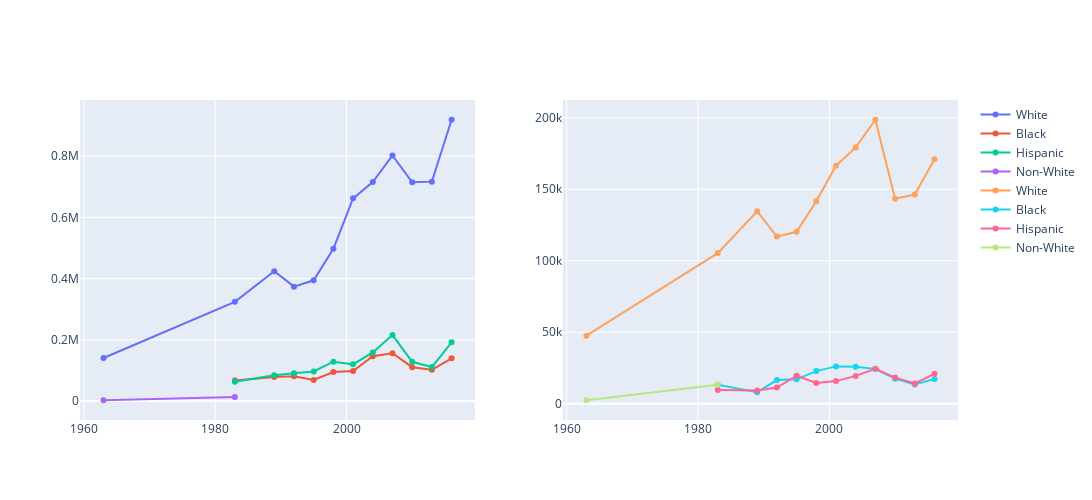

The code cell stored with this chart in its notebook:
### Code cell
fig = make_subplots(rows=1, cols=2)

fig.update_layout(
    autosize=False,
    width=1200,
    height=500,
)

fig.add_trace(go.Scatter(x=race_wealth_white[race_wealth_white['type']=='Median']['year'], y = race_wealth_white[race_wealth_white['type']=='Average']['wealth_family'], name = "White"), row=1,col=1)
fig.add_trace(go.Scatter(x=race_wealth_black[race_wealth_black['type']=='Median']['year'], y = race_wealth_black[race_wealth_black['type']=='Average']['wealth_family'], name = "Black"), row=1,col=1)
fig.add_trace(go.Scatter(x=race_wealth_hispanic[race_wealth_hispanic['type']=='Median']['year'], y = race_wealth_hispanic[race_wealth_hispanic['type']=='Average']['wealth_family'], name = "Hispanic"), row=1,col=1)
fig.add_trace(go.Scatter(x=race_wealth_non_white[race_wealth_non_white['type']=='Median']['year'], y = race_wealth_non_white[race_wealth_non_white['type']=='Median']['wealth_family'], name = "Non-White"), row=1,col=1)


fig.add_trace(go.Scatter(x=race_wealth_white[race_wealth_white['type']=='Median']['year'], y = race_wealth_white[race_wealth_white['type']=='Median']['wealth_family'], name = "White"), row=1,col=2)
fig.add_trace(go.Scatter(x=race_wealth_black[race_wealth_black['type']=='Median']['year'], y = race_wealth_black[race_wealth_black['type']=='Median']['wealth_family'], name = "Black"), row=1,col=2)
fig.add_trace(go.Scatter(x=race_wealth_hispanic[race_wealth_hispanic['type']=='Median']['year'], y = race_wealth_hispanic[race_wealth_hispanic['type']=='Median']['wealth_family'], name = "Hispanic"), row=1,col=2)
fig.add_trace(go.Scatter(x=race_wealth_non_white[race_wealth_non_white['type']=='Median']['year'], y = race_wealth_non_white[race_wealth_non_white['type']=='Median']['wealth_family'], name = "Non-White"), row=1,col=2)


fig.show()

### Figure 1 — Plotly figure (JSON) as saved in the notebook; plotly's stock layout.template omitted (floating-point values rounded to 4 significant figures)
{"data": [{"name": "White", "type": "scatter", "x": [1963, 1983, 1989, 1992, 1995, 1998, 2001, 2004, 2007, 2010, 2013, 2016], "xaxis": "x", "y": [140600.0, 324100.0, 424100.0, 373800.0, 394500.0, 497600.0, 662300.0, 715500.0, 802500.0, 715100.0, 717100.0, 919300.0], "yaxis": "y"}, {"name": "Black", "type": "scatter", "x": [1983, 1989, 1992, 1995, 1998, 2001, 2004, 2007, 2010, 2013, 2016], "xaxis": "x", "y": [67270.0, 78090.0, 80780.0, 68910.0, 94970.0, 97930.0, 146100.0, 156300.0, 110600.0, 102106, 139500.0], "yaxis": "y"}, {"name": "Hispanic", "type": "scatter", "x": [1983, 1989, 1992, 1995, 1998, 2001, 2004, 2007, 2010, 2013, 2016], "xaxis": "x", "y": [62560.0, 84400.0, 90750.0, 96490.0, 128500.0, 119900.0, 158700.0, 215534, 128000.0, 111200.0, 191700.0], "yaxis": "y"}, {"name": "Non-White", "type": "scatter", "x": [1963, 1983], "xaxis": "x", "y": [2467.0, 13320.0], "yaxis": "y"}, {"name": "White", "type": "scatter", "x": [1963, 1983, 1989, 1992, 1995, 1998, 2001, 2004, 2007, 2010, 2013, 2016], "xaxis": "x2", "y": [47650.0, 105400.0, 134700.0, 116900.0, 120300.0, 141600.0, 166500.0, 179300.0, 198600.0, 143400.0, 146300.0, 171000], "yaxis": "y2"}, {"name": "Black", "type": "scatter", "x": [1983, 1989, 1992, 1995, 1998, 2001, 2004, 2007, 2010, 2013, 2016], "xaxis": "x2", "y": [13320.0, 8023.0, 16600.0, 17100.0, 22870.0, 26150.0, 25940.0, 24320.0, 17570.0, 13490.0, 17409], "yaxis": "y2"}, {"name": "Hispanic", "type": "scatter", "x": [1983, 1989, 1992, 1995, 1998, 2001, 2004, 2007, 2010, 2013, 2016], "xaxis": "x2", "y": [9644.0, 9329.0, 11390.0, 19580.0, 14500.0, 15850.0, 19510.0, 24430.0, 18290.0, 14230.0, 20920], "yaxis": "y2"}, {"name": "Non-White", "type": "scatter", "x": [1963, 1983], "xaxis": "x2", "y": [2467.0, 13320.0], "yaxis": "y2"}], "layout": {"autosize": false, "height": 500, "width": 1200, "xaxis": {"anchor": "y", "domain": [0, 0.45]}, "xaxis2": {"anchor": "y2", "domain": [0.55, 1]}, "yaxis": {"anchor": "x", "domain": [0, 1]}, "yaxis2": {"anchor": "x2", "domain": [0, 1]}}}
